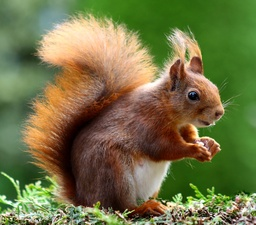
#> input picture f5.jpg, 256 x 225 px, shrunk from 2939 x 2583 before the run, found by its file name
$ python 3.py
#> lines starting #> are read from the running program, lines starting #| are printed output that depends on the picture; long printed decimals are rounded
#comparing psnr with soft thresholding and hard (this is for gray images)
import matplotlib.pyplot as plt
from skimage.restoration import (denoise_wavelet, estimate_sigma)
from skimage.util import random_noise
from skimage.metrics import peak_signal_noise_ratio
import skimage.io
img = skimage.io.imread("/content/f5.jpg")#reading image
#> img is the input picture: shape (225, 256, 3); mean R, G, B 113.9, 115, 69.4
img = skimage.img_as_float(img)#convert image as float

sigma = 0.1 #noise std
imgn = random_noise(img, var=sigma**2) #adding noise
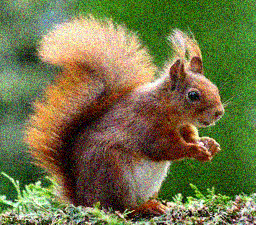
#> imgn: shape (225, 256, 3) float64; mean R, G, B 0.445, 0.451, 0.278

sigma_est = estimate_sigma(imgn, average_sigmas=True)  #noise Estimation
#> sigma_est = 0.0675

#Denoising using Bayes for hard
img_b = denoise_wavelet(imgn,method="BayesShrink",mode="hard", wavelet_levels=3, wavelet='bior6.8', rescale_sigma=True)
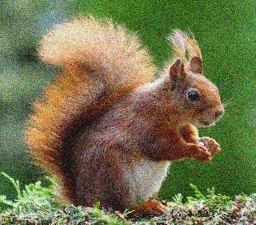
#> img_b: shape (225, 256, 3) float64; mean R, G, B 0.445, 0.451, 0.278; drawn with min black and max white

#Denoising using Visushrinks for soft
img_v = denoise_wavelet(imgn, method="VisuShrink", mode="soft", sigma=sigma_est/3, wavelet_levels=5,wavelet='bior6.8', rescale_sigma=True)
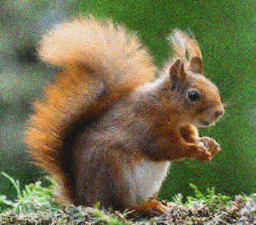
#> img_v: shape (225, 256, 3) float64; mean R, G, B 0.445, 0.437, 0.289; drawn with min black and max white

#finding PENR
psnr_noise = peak_signal_noise_ratio(img, imgn)
#> psnr_noise = 20.35
psnr_bayes = peak_signal_noise_ratio(img, img_b)
#> psnr_bayes = 20.25
psnr_visu = peak_signal_noise_ratio(img, img_v)
#> psnr_visu = 24.07

#ploting images
plt.figure(figsize=(30,30))
plt.subplot(2,2,1)
plt.imshow(img, cmap=plt.cm.gray)
plt.title("original image", fontsize=30)

plt.subplot(2,2,2)
plt.imshow(imgn, cmap=plt.cm.gray)
plt.title("noise image", fontsize=30)

#printing psnr
print("PENR [ORIGINAL Vs. NOISY]", psnr_noise)
#| PENR [ORIGINAL Vs. NOISY] 20.350
print("PENR [ORIGINAL Vs. DENISED(soft)]", psnr_visu)
#| PENR [ORIGINAL Vs. DENISED(soft)] 24.073
print("PENR [ORIGINAL Vs. DENOISED(HARD)]", psnr_bayes)
#| PENR [ORIGINAL Vs. DENOISED(HARD)] 20.247
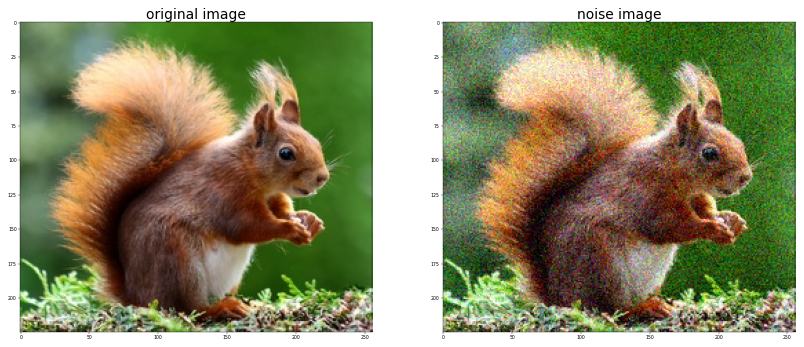
#> figure drawn by matplotlib, 2 panels

$ run again, with th.jpg copied over f5.jpg
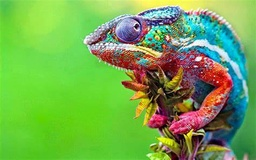
#> input picture th.jpg, 256 x 160 px, shrunk from 474 x 296 before the run, found by its file name
#> img is the input picture: shape (160, 256, 3); mean R, G, B 114.8, 169.6, 79.8
#> sigma_est = 0.0671
#> `img_v = denoise_wavelet(imgn, method="VisuShrink", mode="soft", sigma=..`:
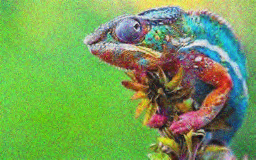
#> img_v: shape (160, 256, 3) float64; mean R, G, B 0.455, 0.642, 0.329; drawn with min black and max white
#> psnr_noise = 20.38
#> psnr_bayes = 20.26
#> psnr_visu = 23.39
#| PENR [ORIGINAL Vs. NOISY] 20.379
#| PENR [ORIGINAL Vs. DENISED(soft)] 23.386
#| PENR [ORIGINAL Vs. DENOISED(HARD)] 20.260
#> `print("PENR [ORIGINAL Vs. DENOISED(HARD)]", psnr_bayes)`:
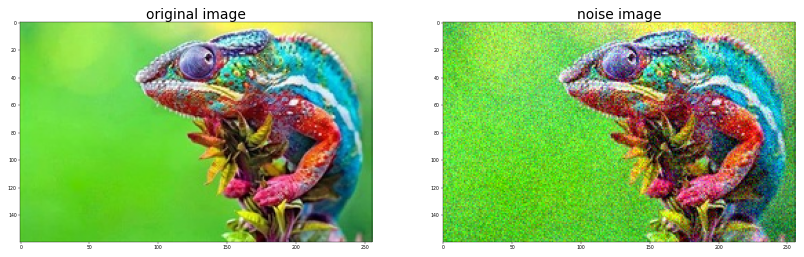
#> figure drawn by matplotlib, 2 panels
